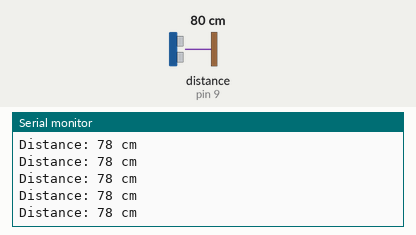
Recording of a sketch running on a simulated Arduino Uno, built with avr-gcc and run on an emulated ATmega328P. Parts: the last lines printed to the serial monitor. Wiring (inferred from the names in the program): ultrasonic range finder: trigger pin 10; echo pin 9. The inputs (shaded band) are chosen by the test bench; at power-on: distance to the obstacle (sensor on pin 9) 80 cm. The echo pulse lasts 58.3 µs per cm.

Above: at 1.2 s.
1.3 s: distance to the obstacle (sensor on pin 9) set to 2 cm
At 1.38 s:
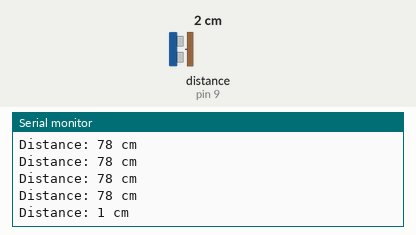
4.3 s: distance to the obstacle (sensor on pin 9) set to 250 cm
At 4.41 s:
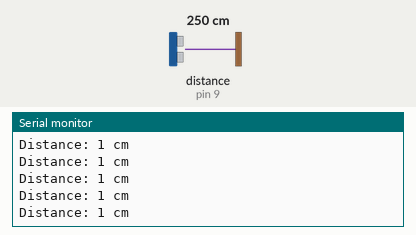
Timing chart, 0 to 7.3 s (numbered marks = the images above; inputs shaded):
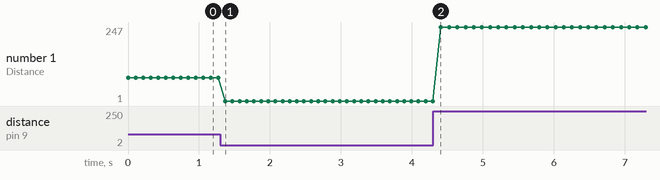

Measured:
- after the input at 1.3 s, the serial monitor: prints a new line after 0.07 s (image 1)
- plotted number 1: 78 → 1 after the input at 1.3 s, 1 → 247 after the input at 4.3 s

The sketch:

interfacing_ultrasonic_sensor_with_arduino_1.ino
```cpp
/*Title : Interfacing Ultrasonic Sensor with Arduino */


/*
  Title : Interfacing Ultrasonic Sensor with Arduino
  Description: This program measures distance using an HC-SR04 ultrasonic sensor
  and displays it on the Serial Monitor.
*/

// Define pins for trigger and echo
int trigpin = 10;   // Pin connected to the Trigger pin of the ultrasonic sensor
int echopin = 9;    // Pin connected to the Echo pin of the ultrasonic sensor

// Variables to store time and distance
long time;          // Duration of the pulse (in microseconds)
int distance;       // Calculate distance (in centimeters)

void setup()
{
  // Set pin modes
  pinMode(trigpin, OUTPUT);   // Set trigger pin as output
  pinMode(echopin, INPUT);    // Set echo pin as input

  // Initialize serial communication at 9600 baud rate
  Serial.begin(9600);
}

void loop()
{
  // Ensure trigger pin is LOW initially to start clean pulse
  digitalWrite(trigpin, LOW);
  delayMicroseconds(2); // Small delay to stabilize sensor

  // Send a 10 microsecond HIGH pulse to trigger ultrasonic burst
  digitalWrite(trigpin, HIGH);
  delayMicroseconds(10);
  digitalWrite(trigpin, LOW);

  // Measure the duration of the pulse received back at the echo pin
  time = pulseIn(echopin, HIGH);

  // Calculate distance:
  // - Sound speed in air is approximately 0.034 cm/us
  // - Divide by 2 because the pulse travels to the object and back
  distance = time * 0.034 / 2;

  // Output distance to Serial Monitor
  Serial.print("Distance: ");
  Serial.print(distance);
  Serial.println(" cm");

  // Optional small delay before next reading (can adjust as needed)
  delay(100);
}
```
